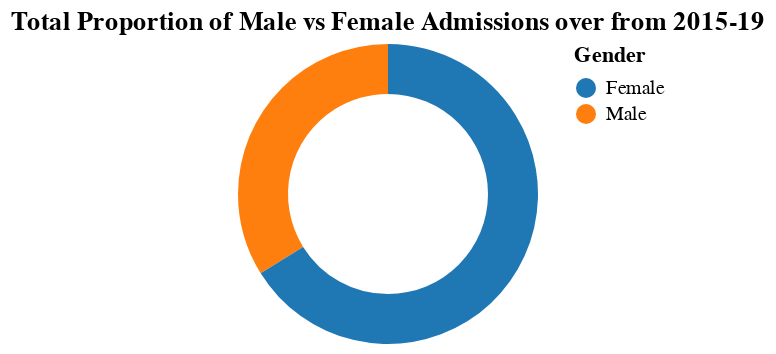

The notebook cell this image was saved under:
### Code cell
total_male = england['admissions_count_men'].sum()
total_female = england['admissions_count_women'].sum()
total = total_male + total_female

data = pd.DataFrame({
    'Gender': ['Male', 'Female'],
    'Admissions': [total_male, total_female],
    'Percentage': [total_male / total, total_female / total]
})

donut_chart_sexes = alt.Chart(data).mark_arc(innerRadius=50).encode(
    alt.Theta('Percentage:Q', stack=True),
    alt.Color('Gender:N', scale=alt.Scale(range=['#1f77b4', '#ff7f0e'])),
    tooltip=[alt.Tooltip('Gender:N'), alt.Tooltip('Percentage:Q', format='.2%')]
).properties(
    title='Total Proportion of Male vs Female Admissions over from 2015-19',
    width=150,
    height=150
)
donut_chart_sexes

### Figure 1 — Vega-Lite specification as saved in the notebook (floating-point values rounded to 4 significant figures)
{"config": {"view": {"continuousWidth": 300, "continuousHeight": 300}}, "data": {"name": "data-97864d7473e7db2057283f2565b39b0f"}, "mark": {"type": "arc", "innerRadius": 50}, "encoding": {"color": {"field": "Gender", "scale": {"range": ["#1f77b4", "#ff7f0e"]}, "type": "nominal"}, "theta": {"field": "Percentage", "stack": true, "type": "quantitative"}, "tooltip": [{"field": "Gender", "type": "nominal"}, {"field": "Percentage", "format": ".2%", "type": "quantitative"}]}, "height": 150, "title": "Total Proportion of Male vs Female Admissions over from 2015-19", "width": 150, "$schema": "https://vega.github.io/schema/vega-lite/v5.16.3.json", "datasets": {"data-97864d7473e7db2057283f2565b39b0f": [{"Gender": "Male", "Admissions": 900200.0, "Percentage": 0.3387}, {"Gender": "Female", "Admissions": 1758000.0, "Percentage": 0.6613}]}}
